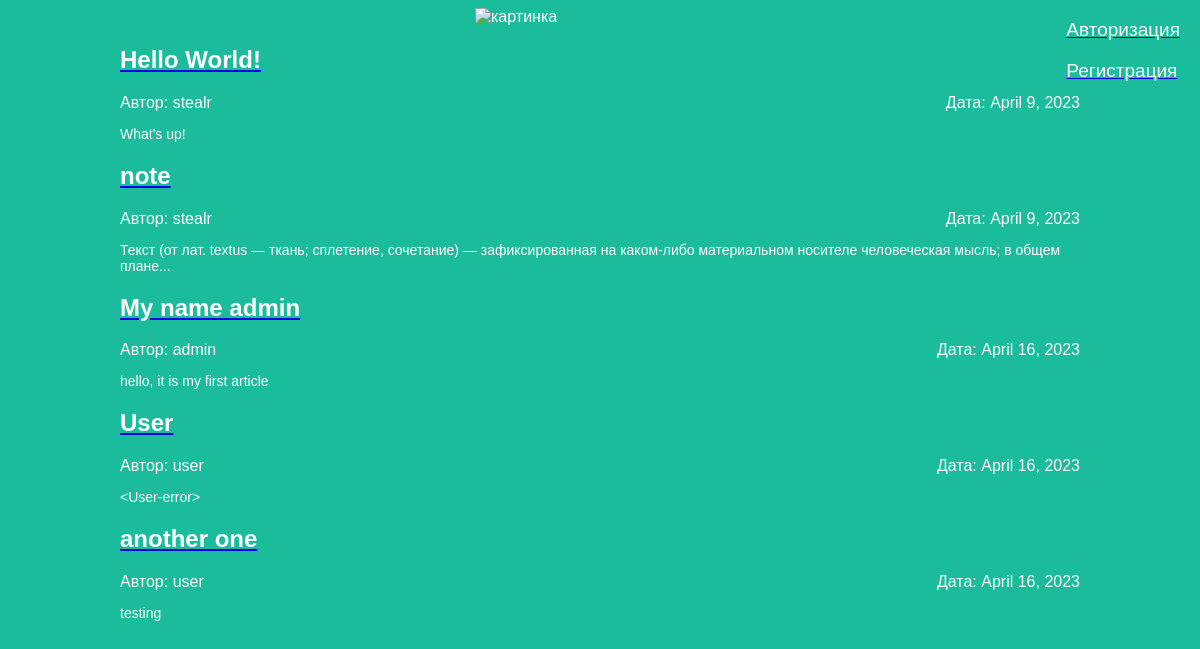
The page / on the database its author committed.
### articles/models.py (models this page shows, shortened)
class Article(models.Model):
    title = models.CharField(max_length=200)
    author = models.ForeignKey(User, on_delete=models.CASCADE)
    text = models.TextField()
    created_date = models.DateField(auto_now_add=True)
    def get_excerpt(self):
        return self.text[:140] + "..." if len(self.text) > 140 else self.text

### articles/views.py (the view)
# urls.py: path('', views.archive, name='archive'),
def archive(request):
    if request.user.is_authenticated:
        if request.method == "POST":
            logout(request)
            return redirect("archive")
        else:
            username = request.user.username
            return render(request, 'archive_auth.html', {"posts": Article.objects.all(), "user": username})
    else:
        return render(request, 'archive.html', {"posts": Article.objects.all()})

### articles/templates/archive.html (shortened to what this page needs)
<!DOCTYPE html>
<html>
    <head>
		<link rel="stylesheet" href="{{ STATIC_URL }}/static/article.css">
    </head>
    <body>
		<div class="header">
			<img src="https://cdn.iconscout.com/icon/free/png-256/django-2-282855.png" alt="картинка">
		</div>
		<div class="login">
			<a href="http://127.0.0.1:8000/login"><p class="post-title"> Авторизация </p></a>
			<a href="http://127.0.0.1:8000/register"><p class="post-title"> Регистрация </p></a>
		</div>
		<div class="archive">
			{% for post in posts %}
			<div class="one-post">
				<a href="http://127.0.0.1:8000/article/{{ post.id }}"><h2 class="post-title">{{ post.title }}</h2></a>
				<div class="article-info">
					<div class="article-created-date">Дата: {{ post.created_date }}</div>
					<div class="article-author">Автор: {{ post.author.username }}</div>
				</div>
				<p class="article-text">{{ post.get_excerpt }}</p>
			</div>
			{% endfor %}
		</div>
    </body>
</html>

### articles/static/article.css (style rules this page uses)
body { background: #1abc9c; font-family: Tahoma, Arial, sans-serif; color: #ffffff; }
.article-text { position: static; font-size: 14px; }
.header img { display: block; width: 250px; margin-left: auto; margin-right: auto; }
.archive { width: 960px; margin-left: auto; margin-right: auto; }
.post-title { color: #ffffff; }
.article-created-date { position: absolute; text-align: right; width: 960px; margin-left: auto; margin-right: auto; }
.login { position: absolute; top: 0; float: right; right: 20px; font-size: 19px; color: #ffffff; margin-left: auto; margin-right: auto; }

### rows shown on the page
Article: title "Hello World!", created_date "April 9, 2023", author.username "stealr", get_excerpt "What's up!"
Article: title "note", created_date "April 9, 2023", author.username "stealr", get_excerpt "Текст (от лат. textus — ткань; сплетение, сочетание) — зафиксированная на каком-либо материальном носителе человеческая мысль; в общем плане..."
Article: title "My name admin", created_date "April 16, 2023", author.username "admin", get_excerpt "hello, it is my first article"
Article: title "User", created_date "April 16, 2023", author.username "user", get_excerpt "<User-error>"
Article: title "another one", created_date "April 16, 2023", author.username "user", get_excerpt "testing"
